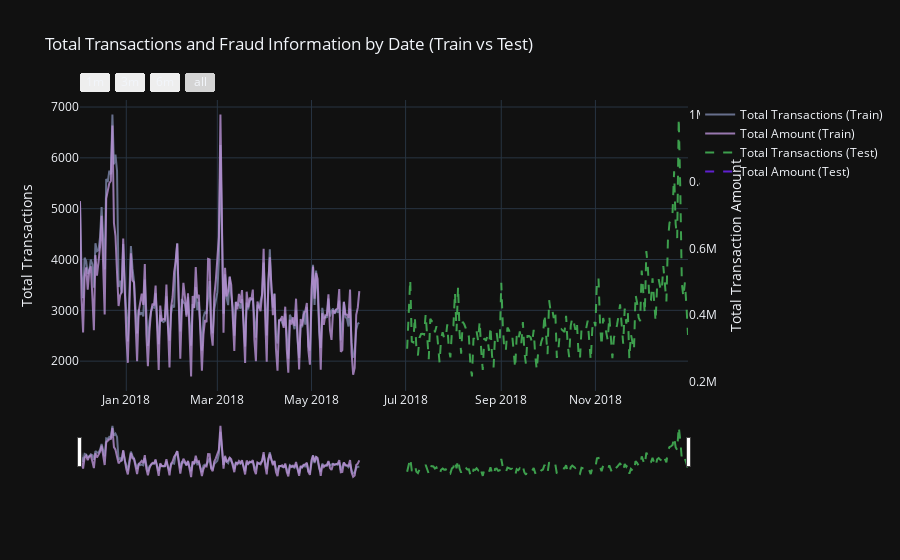

The cell this chart's notebook holds for it:
### Code cell
import plotly.graph_objects as go
from plotly.offline import iplot
import pandas as pd

# Setting color options
color_op = ['#5527A0', '#BB93D7', '#834CF7', '#6C941E', '#93EAEA', '#7425FF', '#F2098A', '#7E87AC', 
            '#EBE36F', '#7FD394', '#49C35D', '#3058EE', '#44FDCF', '#A38F85', '#C4CEE0', '#B63A05', 
            '#4856BF', '#F0DB1B', '#9FDBD9', '#B123AC']

# Grouping transactions by date in train
train_dates_temp = train.groupby(train.Date.dt.date)['TransactionAmt'].count().reset_index()
train_dates_temp_sum = train.groupby(train.Date.dt.date)['TransactionAmt'].sum().reset_index()

# Grouping transactions by date in test
test_dates_temp = test.groupby(test.Date.dt.date)['TransactionAmt'].count().reset_index()
test_dates_temp_sum = test.groupby(test.Date.dt.date)['TransactionAmt'].sum().reset_index()

# Creating traces for the train dataset
trace_train = go.Scatter(
    x=train_dates_temp['Date'], 
    y=train_dates_temp.TransactionAmt,
    opacity=0.8, 
    line=dict(color=color_op[7]), 
    name='Total Transactions (Train)'
)

trace1_train = go.Scatter(
    x=train_dates_temp_sum.Date, 
    y=train_dates_temp_sum['TransactionAmt'],
    opacity=0.8, 
    line=dict(color=color_op[1]), 
    name="Total Amount (Train)", 
    yaxis='y2'
)

# Creating traces for the test dataset
trace_test = go.Scatter(
    x=test_dates_temp['Date'], 
    y=test_dates_temp.TransactionAmt,
    opacity=0.8, 
    line=dict(color=color_op[10], dash='dash'), 
    name='Total Transactions (Test)'
)

trace1_test = go.Scatter(
    x=test_dates_temp_sum.Date, 
    y=test_dates_temp_sum['TransactionAmt'],
    opacity=0.8, 
    line=dict(color=color_op[5], dash='dash'), 
    name="Total Amount (Test)", 
    yaxis='y2'
)

# Creating the layout
layout = dict(
    title="Total Transactions and Fraud Information by Date (Train vs Test)",
    xaxis=dict(
        rangeselector=dict(
            buttons=list([
                dict(count=1, label='1m', step='month', stepmode='backward'),
                dict(count=3, label='3m', step='month', stepmode='backward'),
                dict(count=6, label='6m', step='month', stepmode='backward'),
                dict(step='all')
            ])
        ),
        rangeslider=dict(visible=True),
        type='date'
    ),
    yaxis=dict(title='Total Transactions'),
    yaxis2=dict(
        overlaying='y', anchor='x', side='right',
        zeroline=False, showgrid=False,
        title='Total Transaction Amount'
    )
)

# Creating figure with both train and test traces
fig = dict(data=[trace_train, trace1_train, trace_test, trace1_test], layout=layout)

# Rendering the graph
iplot(fig)  # Equivalent to plt.show()

### Figure 1 — Plotly figure (JSON) as saved in the notebook; plotly's stock layout.template omitted (floating-point values rounded to 4 significant figures; data arrays with more than 128 entries replaced by an {"elided": "..."} marker saying what was removed)
{"data": [{"line": {"color": "#7E87AC"}, "name": "Total Transactions (Train)", "opacity": 0.8, "x": {"elided": "182 str values"}, "y": {"elided": "182 int values"}, "type": "scatter"}, {"line": {"color": "#BB93D7"}, "name": "Total Amount (Train)", "opacity": 0.8, "x": {"elided": "182 str values"}, "y": {"elided": "182 float values"}, "yaxis": "y2", "type": "scatter"}, {"line": {"color": "#49C35D", "dash": "dash"}, "name": "Total Transactions (Test)", "opacity": 0.8, "x": {"elided": "183 str values"}, "y": {"elided": "183 int values"}, "type": "scatter"}, {"line": {"color": "#7425FF", "dash": "dash"}, "name": "Total Amount (Test)", "opacity": 0.8, "x": {"elided": "183 str values"}, "y": {"elided": "183 null values"}, "yaxis": "y2", "type": "scatter"}], "layout": {"title": {"text": "Total Transactions and Fraud Information by Date (Train vs Test)"}, "xaxis": {"rangeselector": {"buttons": [{"count": 1, "label": "1m", "step": "month", "stepmode": "backward"}, {"count": 3, "label": "3m", "step": "month", "stepmode": "backward"}, {"count": 6, "label": "6m", "step": "month", "stepmode": "backward"}, {"step": "all"}]}, "rangeslider": {"visible": true}, "type": "date"}, "yaxis": {"title": {"text": "Total Transactions"}}, "yaxis2": {"anchor": "x", "overlaying": "y", "showgrid": false, "side": "right", "title": {"text": "Total Transaction Amount"}, "zeroline": false}}}
